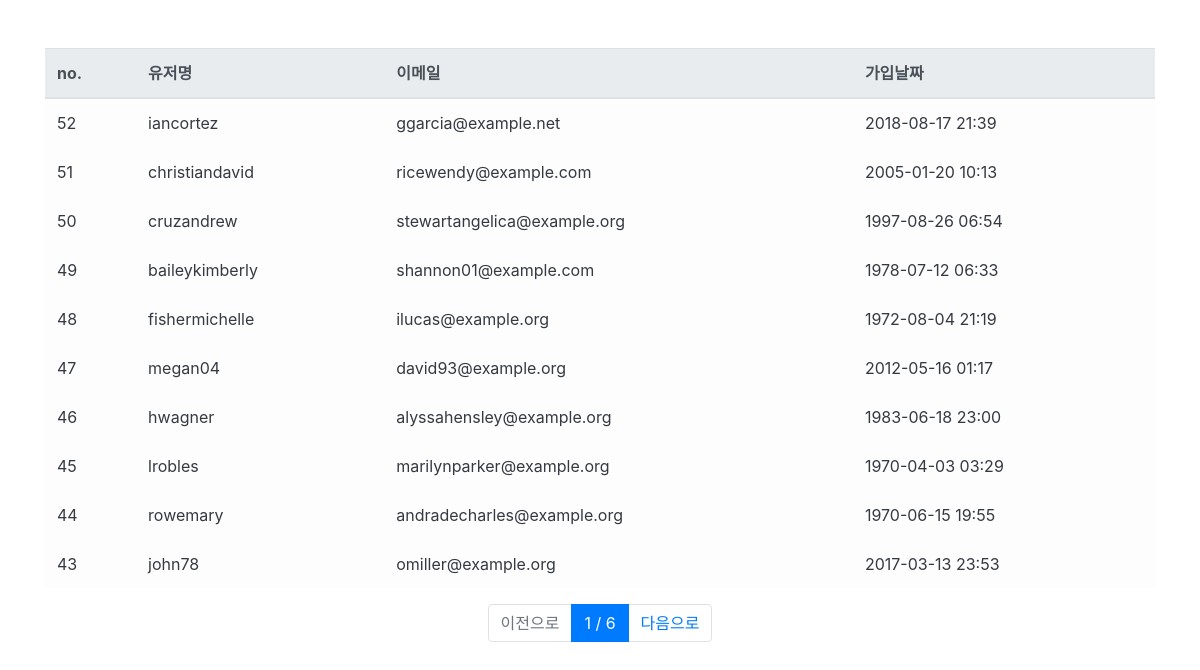
The page /users/ (signed in) on the database its author committed.
### user/models.py (models this page shows, shortened)
class User(AbstractUser):
    register_date = models.DateTimeField(auto_now_add=True, verbose_name="등록날짜")
    class Meta:
        verbose_name = "사용자"
        verbose_name_plural = "사용자"

### user/views.py (the view)
# urls.py: path("users/", user_list_view, name="user_list")
@login_required
def user_list_view(request):
    page = int(request.GET.get("page",1))
    users = User.objects.all().order_by("-id")
    paginator = Paginator(users, 10)
    users = paginator.get_page(page)
    return render(request, "users.html", {"users": users})

### templates/users.html
{% extends "base.html" %}
{% block content %}
<div class="container">
<div class="row mt-5">
  <div class="col-12">
    <table class="table table-light">
      <thead class="thead-light">
        <tr>
          <th scope="col">no.</th>
          <th scope="col">유저명</th>
          <th scope="col">이메일</th>
          <th scope="col">가입날짜</th>
        </tr>
      </thead>
      <tbody class="text-dark">
        {% for user in users %}
        <tr>
          <td scope="row">{{ user.id }}</td>
          <td>{{ user.username }}</td>
          <td>{{ user.email }}</td>
          <td>{{ user.register_date|date:'Y-m-d H:i' }}</td>
        </tr>
        {% endfor %}
      </tbody>
    </table>
  </div>
</div>
<nav>
  <ul class="pagination justify-content-center">
    {% if users.has_previous %}
    <li class="page-item">
      <a class="page-link" href="?page={{ users.previous_page_number }}">이전으로</a>
    </li>
    {% else %}
    <li class="page-item disabled">
      <a class="page-link" href="#">이전으로</a>
    </li>
    {% endif %}
    <li class="page-item active">
      <a class="page-link" href="#">{{ users.number }} / {{ users.paginator.num_pages }}</a>
    </li>
    {% if users.has_next %}
    <li class="page-item">
      <a class="page-link" href="?page={{ users.next_page_number }}">다음으로</a>
    {% else %}
    <li class="page-item disabled">
      <a class="page-link disabled" href="#">다음으로</a>
    {% endif %}
    </li>
  </ul>
</nav>
</div>
{% endblock %}

### templates/base.html (shortened to what this page needs)
<!DOCTYPE html>
<html lang="en">
    <head>
        <link rel="stylesheet" href="https://cdn.jsdelivr.net/npm/bootstrap@4.6.2/dist/css/bootstrap.min.css">
    </head>
<body>
    {% block content %}
    {% endblock %}
</body>
</html>

### rows shown on the page
User: id "52", username "iancortez", email "ggarcia@example.net", register_date "2018-08-17 21:39"
User: id "51", username "christiandavid", email "ricewendy@example.com", register_date "2005-01-20 10:13"
User: id "50", username "cruzandrew", email "stewartangelica@example.org", register_date "1997-08-26 06:54"
User: id "49", username "baileykimberly", email "shannon01@example.com", register_date "1978-07-12 06:33"
User: id "48", username "fishermichelle", email "ilucas@example.org", register_date "1972-08-04 21:19"
User: id "47", username "megan04", email "david93@example.org", register_date "2012-05-16 01:17"
User: id "46", username "hwagner", email "alyssahensley@example.org", register_date "1983-06-18 23:00"
User: id "45", username "lrobles", email "marilynparker@example.org", register_date "1970-04-03 03:29"
User: id "44", username "rowemary", email "andradecharles@example.org", register_date "1970-06-15 19:55"
User: id "43", username "john78", email "omiller@example.org", register_date "2017-03-13 23:53"

### other values the page prints
{{ users.number }} "1"
{{ users.paginator.num_pages }} "6"
